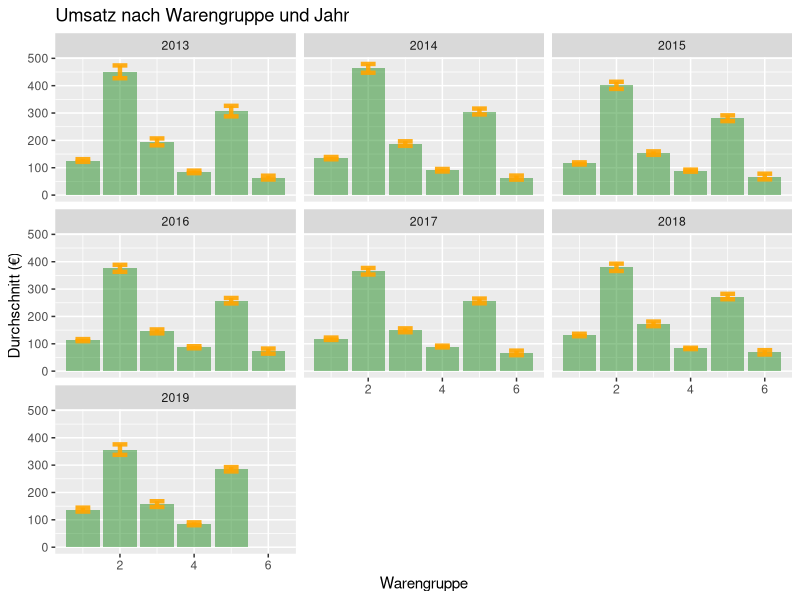
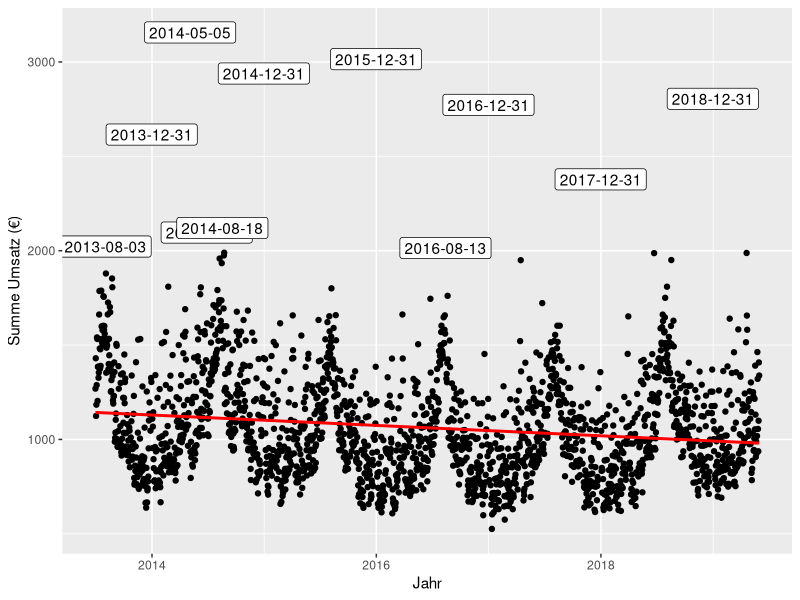
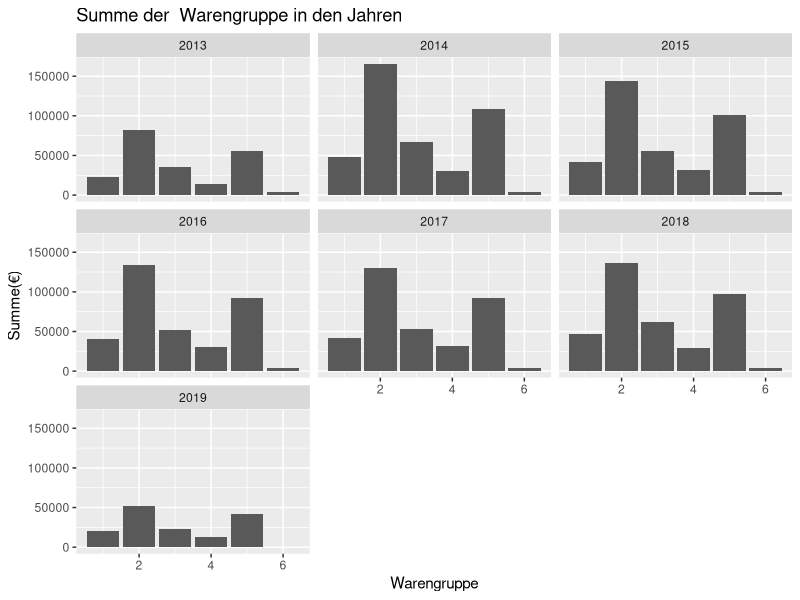
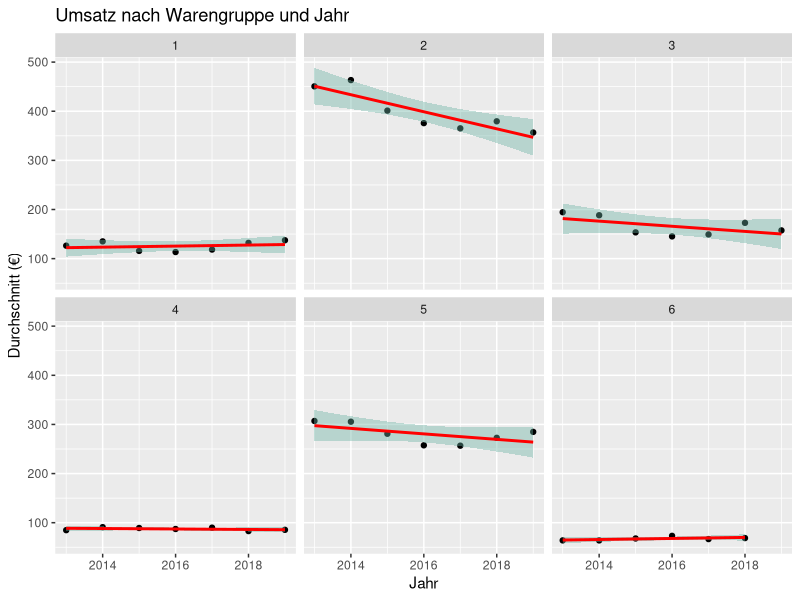
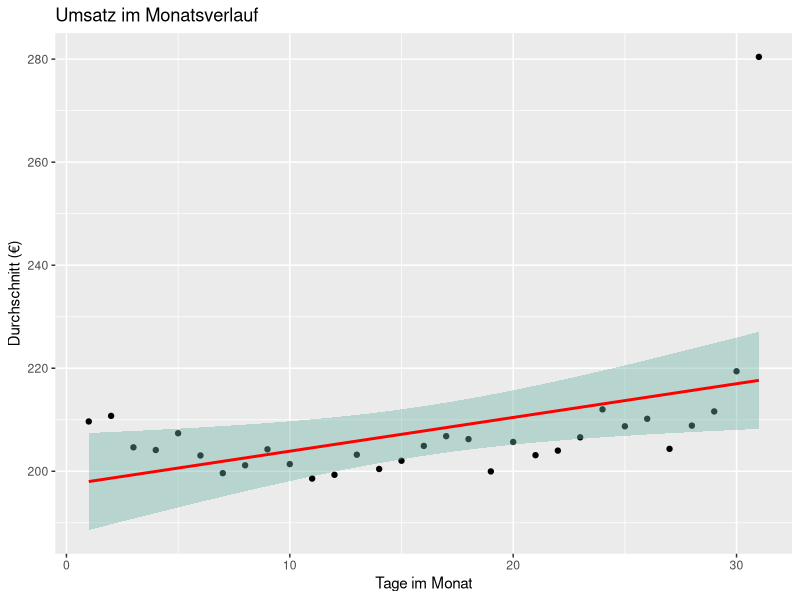
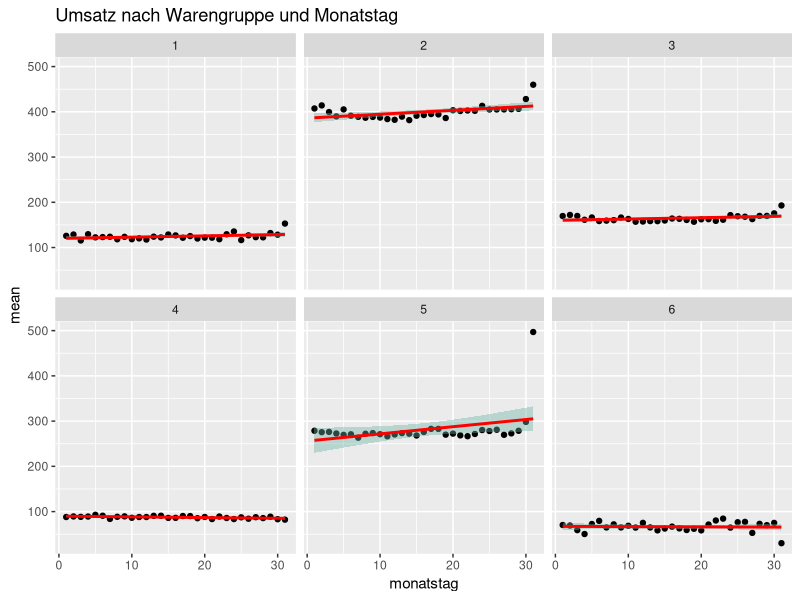

Reproduce these figures in R, in order.
## ---- chunk 1
#Laden der Bibliotheken

library(readr)
library(tidyverse)
library(lubridate)
library(ggplot2)
library(dplyr)
## ---- chunk 2
#Einlesen der Daten

umsatz <- read_csv("umsatzdaten_gekuerzt.csv", 
    col_types = cols(Datum = col_datetime(format = " %Y-%m-%d   "))) #Eingeben des Datums
## ---- chunk 3
#Erstellung der Variable mit Jahr
umsatz$jahr <- year(umsatz$Datum)

#Tabelle für den Umsatz nach Warengruppen  und Jahren
ware_jahr<- umsatz %>%
  group_by(jahr, Warengruppe) %>%
  summarise(
    n=n(), #ist praktisch, weil es die Anzahl z?hlt
    mean=mean(Umsatz),
    sd=sd(Umsatz),
    summe=sum(Umsatz)) %>%
  mutate( se=sd/sqrt(n))  %>%
  mutate( ic=se * qt((1-0.05)/2 + .5, n-1))



# nach Warengruppe nach Jahren den Umsatz plotten
ggplot(ware_jahr) +
  geom_bar( aes(x=Warengruppe, y=mean), stat="identity", fill="forestgreen", alpha=0.5) +
  geom_errorbar( aes(x=Warengruppe, ymin=mean-ic, ymax=mean+ic), width=0.4, colour="orange", alpha=0.9, size=1.5) +
  ylab("Durchschnitt (€)")+
 facet_wrap(~jahr)+
  ggtitle("Umsatz nach Warengruppe und Jahr")


## ---- chunk 4

#Summe der Jahre bilden 
sum_tag<- umsatz %>%
  group_by(Datum) %>%
  summarise(
    n=n(), #ist praktisch, weil es die Anzahl z?hlt
    mean=mean(Umsatz),
    sd=sd(Umsatz),
    summe=sum(Umsatz)) %>%
  mutate( se=sd/sqrt(n))  %>%
  mutate( ic=se * qt((1-0.05)/2 + .5, n-1))
#nach Warengruppe an den Monatstagen den Umsatz plotten

ggplot(sum_tag, aes(x=Datum, y=summe)) +
  geom_point() +
  geom_smooth(method=lm , color="red", se=FALSE) +
    geom_label( 
    data=sum_tag %>% filter(summe>=2000), # alles mit einer Summe ab 2000€ gelabelt
    aes(label=Datum)
  )+
  xlab("Jahr")+
  ylab("Summe Umsatz (€)")
  ggtitle("Umsatz über den gesamten Zeitraum")
## ---- chunk 5
#Balkendiagramm der Summe Umsätze je Jahr(ohne Konfidenzintervall)
ggplot(ware_jahr) +
  geom_bar( aes(x=Warengruppe, y=summe), stat="identity") +
   ylab("Summe(€)")+
 facet_wrap(~jahr)+
  ggtitle("Summe der  Warengruppe in den Jahren")

## ---- chunk 6
ggplot(ware_jahr, aes(x=jahr, y=mean)) +
  geom_point() +
  geom_smooth(method=lm , color="red", fill="#69b3a2", se=TRUE)+
  xlab ("Jahr")+
  ylab("Durchschnitt (€)")+
  facet_wrap(~Warengruppe)+
  ggtitle("Umsatz nach Warengruppe und Jahr")


## ---- chunk 7
umsatz$monatstag<- mday(umsatz$Datum)
## ---- chunk 8
sum_monatstage<- umsatz %>%
  group_by(monatstag) %>%
  summarise(
    n=n(), #ist praktisch, weil es die Anzahl z?hlt
    mean=mean(Umsatz),
    sd=sd(Umsatz),
    summe=sum(Umsatz)) %>%
  mutate( se=sd/sqrt(n))  %>%
  mutate( ic=se * qt((1-0.05)/2 + .5, n-1))


## ---- chunk 9
# nach Warengruppe an den Monatstagen den Umsatz plotten

ggplot(sum_monatstage, aes(x=monatstag, y=mean)) +
  geom_point() +
  geom_smooth(method=lm , color="red", fill="#69b3a2", se=TRUE)+
  xlab ("Tage im Monat")+
  ylab("Durchschnitt (€)")+
  ggtitle("Umsatz im Monatsverlauf")


## ---- chunk 10
ware_monatstage<- umsatz %>%
  group_by(monatstag, Warengruppe) %>%
  summarise(
    n=n(), #ist praktisch, weil es die Anzahl z?hlt
    mean=mean(Umsatz),
    sd=sd(Umsatz),
    summe=sum(Umsatz)) %>%
  mutate( se=sd/sqrt(n))  %>%
  mutate( ic=se * qt((1-0.05)/2 + .5, n-1))

        
## ---- chunk 11
# nach Warengruppe an den Monatstagen den Umsatz plotten (Scatterplot)

ggplot(ware_monatstage, aes(x=monatstag, y=mean)) +
  geom_point() +
  geom_smooth(method=lm , color="red", fill="#69b3a2", se=TRUE)+
  facet_wrap(~Warengruppe)+
  ggtitle("Umsatz nach Warengruppe und Monatstag")


